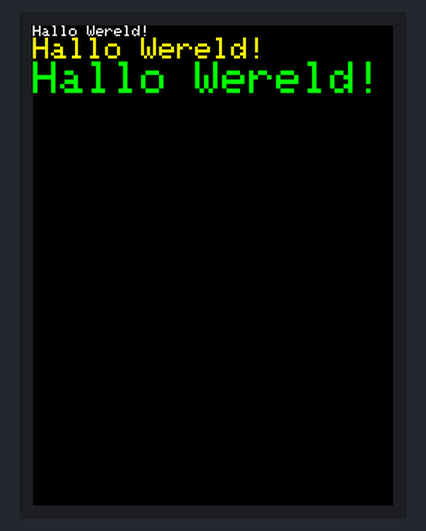
Recording of a sketch running on a simulated ESP32. Parts: 240×320 colour display. What the sketch prints to the serial monitor is not drawn.

Above: at 0.3 s.

The sketch:

tft_display.ino
```cpp
#define LCD_RD  2  //LED
#define LCD_WR  4
#define LCD_RS 15  //or LCD_CD - hard-wired to A2 (GPIO35)
#define LCD_CS 33  //hard-wired to A3 (GPIO34)
#define LCD_RESET 32 //hard-wired to A4 (GPIO36)

#define LCD_D0 12
#define LCD_D1 13
#define LCD_D2 26
#define LCD_D3 25
#define LCD_D4 17
#define LCD_D5 16
#define LCD_D6 27
#define LCD_D7 14
#include <SPI.h>          // f.k. for Arduino-1.5.2
#include "Adafruit_GFX.h"// Hardware-specific library
#include <MCUFRIEND_kbv.h>
MCUFRIEND_kbv tft;

// Assign human-readable names to some common 16-bit color values:
#define    BLACK   0x0000
#define    BLUE    0x001F
#define    RED     0xF800
#define    GREEN   0x07E0
#define CYAN    0x07FF
#define MAGENTA 0xF81F
#define YELLOW  0xFFE0
#define WHITE   0xFFFF

void setup(void) {
  Serial.begin(9600);
  uint16_t ID = tft.readID();
tft.begin(ID);
Serial.print("Identificador: ");
Serial.println(ID);
  tft.setRotation(0);
  tft.fillScreen(BLACK);

  tft.setTextSize(1);
  tft.setTextColor(WHITE);
  tft.println("Hallo Wereld!");

  tft.setTextSize(2);
  tft.setTextColor(YELLOW);
  tft.println("Hallo Wereld!");

  tft.setTextSize(3);
  tft.setTextColor(GREEN);
  tft.println("Hallo Wereld!");
}

void loop(void) {
  delay(20);
}
```
